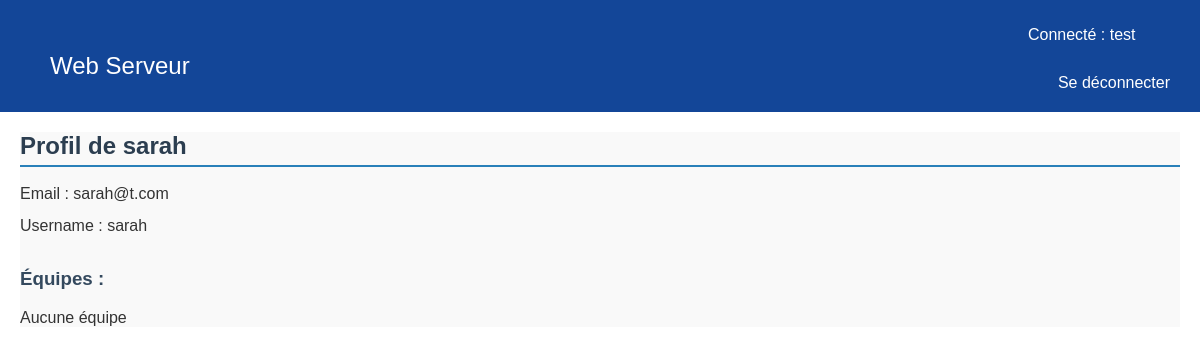
The app's page /member/2/ (signed in) with its own data.
### tasks/models.py (models this page shows)
class User(AbstractUser):
    USERNAME_FIELD='username'
    description = models.CharField(max_length=200)

### tasks/views.py (the view)
# urls.py: path('member/<int:member_id>/',views.member_profile_view, name='memberProfile')
@login_required
def member_profile_view(request, member_id):
    member = get_object_or_404(User,id= member_id)
    return render(request, 'tasks/member_profile.html', {'member':member})

### tasks/templates/tasks/member_profile.html (shortened to what this page needs)
<!DOCTYPE html>
<html lang="fr">
<head>
    {% load static %}
    <link rel="stylesheet" href="{% static 'styles.css' %}">
</head>
<body>
    <nav class="navbar">
      <div class="navbar-left">
          <div class="navbar-right">
              <a href="{% url 'home' %}">Web Serveur</a>
          </div>
      </div>
      <div class="navbar-right">
          {% if user.is_authenticated %}
              <p>Connecté : {{ user.username }}</p>
              <a href="{%url 'logout' %}">Se déconnecter</a>
          {% else %}
                <a href="{% url 'register' %}">Register</a>
                <a href="{% url 'login' %}">Login</a>
          {% endif %}
      </div>
  </nav>
  <div class="member-profile">
  <h2>Profil de {{ member.username }}</h2>
  <p>Email : {{ member.email }}</p>
  <p>Username : {{ member.username}}</p>
  <h3>Équipes :</h3>
  <ul>
    {% for team in member.teams.all %}
      <li><a href="{% url 'teamProfile' team.id %}">{{ team.name }}</a></li>
    {% empty %}
      <li>Aucune équipe</li>
    {% endfor %}
  </ul>
</div>
</body>
</html>

### tasks/static/styles.css (style rules this page uses)
body { margin: 0; font-family: Arial, sans-serif; }
html, body { height: 100%; margin: 0; }
.navbar { display: flex; justify-content: space-between; align-items: center; background-color: #134698; padding: 10px 20px; color: rgb(255, 255, 255); }
.navbar-left { font-size: 1.5em; font-weight: bold; }
.navbar-right a { color: white; text-decoration: none; margin-left: 20px; font-weight: 500; }
a { display: block; padding: 10px; text-align: center; margin-top: 20px; color: #134698; text-decoration: none; font-weight: 500; }
.member-profile { font-family: Arial, sans-serif; background-color: #f9f9f9; color: #333; margin: 20px; padding: 0; }
.member-profile h2 { color: #2c3e50; border-bottom: 2px solid #2980b9; padding-bottom: 5px; margin-bottom: 15px; }
.member-profile p { font-size: 16px; line-height: 1.5; margin: 8px 0; }
.member-profile h3 { margin-top: 30px; color: #34495e; }
.member-profile ul { list-style-type: none; padding-left: 0; }
.member-profile ul li { margin: 6px 0; }

### records on screen
User: username "test"
User: username "sarah", email "sarah@t.com"
